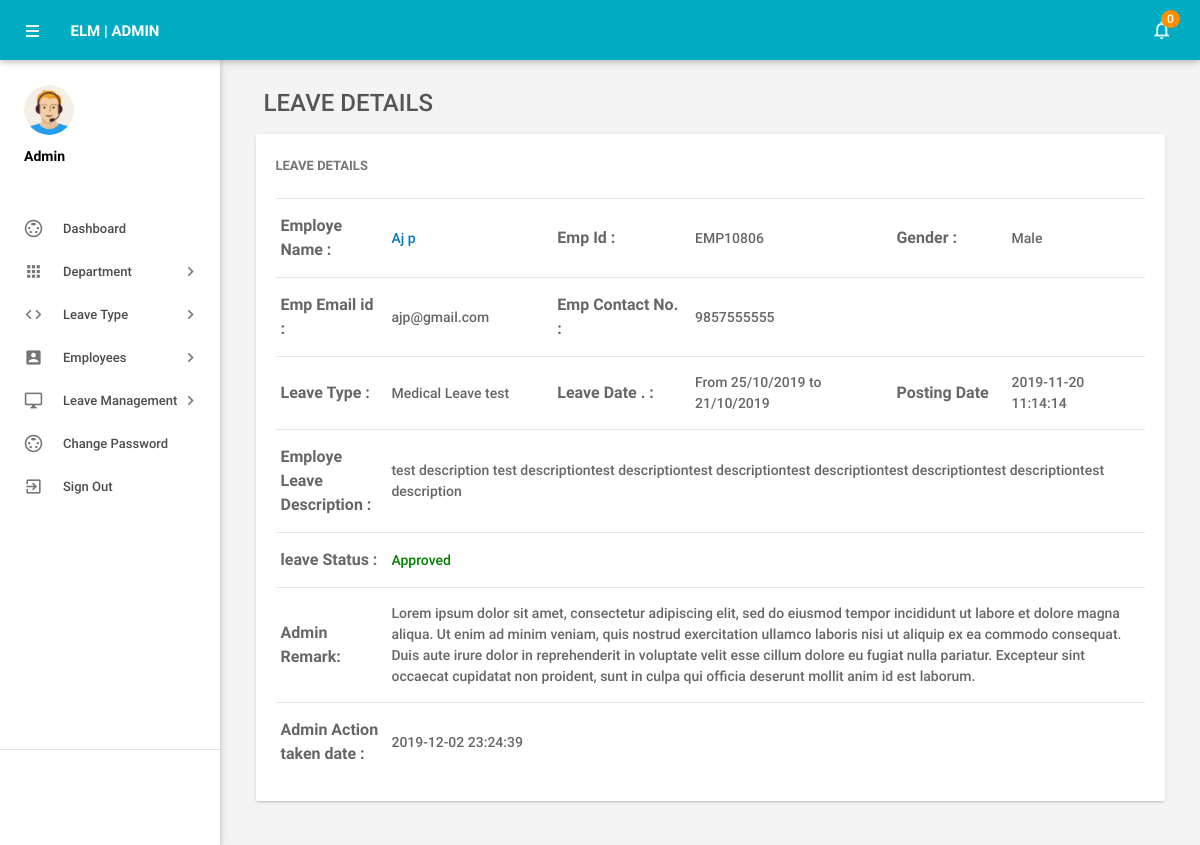
Page /admin/leave-details.php?leaveid=8 (signed in) on the committed database.
### tables this page shows
CREATE TABLE IF NOT EXISTS `tblleaves` (
  `id` int(11) NOT NULL,
  `LeaveType` varchar(110) NOT NULL,
  `ToDate` varchar(120) NOT NULL,
  `FromDate` varchar(120) NOT NULL,
  `Description` mediumtext NOT NULL,
  `PostingDate` timestamp NOT NULL DEFAULT CURRENT_TIMESTAMP,
  `AdminRemark` mediumtext,
  `AdminRemarkDate` varchar(120) DEFAULT NULL,
  `Status` int(1) NOT NULL,
  `IsRead` int(1) NOT NULL,
  `empid` int(11) DEFAULT NULL
);

CREATE TABLE IF NOT EXISTS `tblemployees` (
  `id` int(11) NOT NULL,
  `EmpId` varchar(100) NOT NULL,
  `FirstName` varchar(150) NOT NULL,
  `LastName` varchar(150) NOT NULL,
  `EmailId` varchar(200) NOT NULL,
  `Password` varchar(180) NOT NULL,
  `Gender` varchar(100) NOT NULL,
  `Dob` varchar(100) NOT NULL,
  `Department` varchar(255) NOT NULL,
  `Address` varchar(255) NOT NULL,
  `City` varchar(200) NOT NULL,
  `Country` varchar(150) NOT NULL,
  `Phonenumber` char(11) NOT NULL,
  `Status` int(1) NOT NULL,
  `RegDate` timestamp NOT NULL DEFAULT CURRENT_TIMESTAMP
);

### admin/leave-details.php (the view, shortened to what this page needs)
<?php
include('includes/config.php');
if(strlen($_SESSION['alogin'])==0)
    {
header('location:index.php');
}
else{
 ?>
<!DOCTYPE html>
<html lang="en">
    <head>
        <link type="text/css" rel="stylesheet" href="../assets/plugins/materialize/css/materialize.min.css"/>
        <link href="../assets/plugins/material-preloader/css/materialPreloader.min.css" rel="stylesheet">
        <link href="../assets/plugins/datatables/css/jquery.dataTables.min.css" rel="stylesheet">
                <link href="../assets/plugins/google-code-prettify/prettify.css" rel="stylesheet" type="text/css"/>
        <link href="../assets/css/alpha.min.css" rel="stylesheet" type="text/css"/>
        <link href="../assets/css/custom.css" rel="stylesheet" type="text/css"/>
    </head>
    <body>
       <?php include('includes/header.php');?>
       <?php include('includes/sidebar.php');?>
            <main class="mn-inner">
                <div class="row">
                    <div class="col s12">
                        <div class="page-title" style="font-size:24px;">Leave Details</div>
                    </div>
                    <div class="col s12 m12 l12">
                        <div class="card">
                            <div class="card-content">
                                <span class="card-title">Leave Details</span>
                                <table id="example" class="display responsive-table ">
                                    <tbody>
<?php
$lid=intval($_GET['leaveid']);
$sql = "SELECT tblleaves.id as lid,tblemployees.FirstName,tblemployees.LastName,tblemployees.EmpId,tblemployees.id,tblemployees.Gender,tblemployees.Phonenumber,tblemployees.EmailId,tblleaves.LeaveType,tblleaves.ToDate,tblleaves.FromDate,tblleaves.Description,tblleaves.PostingDate,tblleaves.Status,tblleaves.AdminRemark,tblleaves.AdminRemarkDate from tblleaves join tblemployees on tblleaves.empid=tblemployees.id where tblleaves.id=:lid";
$query = $dbh -> prepare($sql);
$query->bindParam(':lid',$lid,PDO::PARAM_STR);
$query->execute();
$results=$query->fetchAll(PDO::FETCH_OBJ);
$cnt=1;
if($query->rowCount() > 0)
{
foreach($results as $result)
{
      ?>
                                        <tr>
                                            <td style="font-size:16px;"> <b>Employe Name :</b></td>
                                              <td><a href="editemployee.php?empid=<?php echo htmlentities($result->id);?>" target="_blank">
                                                <?php echo htmlentities($result->FirstName." ".$result->LastName);?></a></td>
                                              <td style="font-size:16px;"><b>Emp Id :</b></td>
                                              <td><?php echo htmlentities($result->EmpId);?></td>
                                              <td style="font-size:16px;"><b>Gender :</b></td>
                                              <td><?php echo htmlentities($result->Gender);?></td>
                                          </tr>
                                          <tr>
                                             <td style="font-size:16px;"><b>Emp Email id :</b></td>
                                            <td><?php echo htmlentities($result->EmailId);?></td>
                                             <td style="font-size:16px;"><b>Emp Contact No. :</b></td>
                                            <td><?php echo htmlentities($result->Phonenumber);?></td>
                                            <td>&nbsp;</td>
                                             <td>&nbsp;</td>
                                        </tr>
  <tr>
                                             <td style="font-size:16px;"><b>Leave Type :</b></td>
                                            <td><?php echo htmlentities($result->LeaveType);?></td>
                                             <td style="font-size:16px;"><b>Leave Date . :</b></td>
                                            <td>From <?php echo htmlentities($result->FromDate);?> to <?php echo htmlentities($result->ToDate);?></td>
                                            <td style="font-size:16px;"><b>Posting Date</b></td>
                                           <td><?php echo htmlentities($result->PostingDate);?></td>
                                        </tr>
<tr>
                                             <td style="font-size:16px;"><b>Employe Leave Description : </b></td>
                                            <td colspan="5"><?php echo htmlentities($result->Description);?></td>
                                        </tr>
<tr>
<td style="font-size:16px;"><b>leave Status :</b></td>
<td colspan="5"><?php $stats=$result->Status;
if($stats==1){
?>
<span style="color: green">Approved</span>
 <?php } if($stats==2)  { ?>
<span style="color: red">Not Approved</span>
<?php } if($stats==0)  { ?>
 <span style="color: blue">waiting for approval</span>
 <?php } ?>
</td>
</tr>
<tr>
<td style="font-size:16px;"><b>Admin Remark: </b></td>
<td colspan="5"><?php
if($result->AdminRemark==""){
  echo "waiting for Approval";
}
else{
echo htmlentities($result->AdminRemark);
}
?></td>
 </tr>
 <tr>
<td style="font-size:16px;"><b>Admin Action taken date : </b></td>
<td colspan="5"><?php
if($result->AdminRemarkDate==""){
  echo "NA";
}
else{
echo htmlentities($result->AdminRemarkDate);
}
?></td>
 </tr>
                                         <?php $cnt++;} }?>
                                    </tbody>
                                </table>
                            </div>
                        </div>
                    </div>
                </div>
            </main>
        </div>
        <div class="left-sidebar-hover"></div>
    </body>
</html>
<?php } ?>

### rows in the picture
tblleaves: tblemployees.FirstName+LastName "Aj p", tblemployees.EmpId "EMP10806", tblemployees.Gender "Male", tblemployees.EmailId "ajp@gmail.com", tblemployees.Phonenumber "9857555555", LeaveType "Medical Leave test", FromDate "25/10/2019", ToDate "21/10/2019", PostingDate "2019-11-20 11:14:14", Description "test description test descriptiontest descriptiontest descriptiontest descriptiontest descriptiontest descriptiontest description", Status "Approved", AdminRemark "Lorem ipsum dolor sit amet, consectetur adipiscing elit, sed do eiusmod tempor incididunt ut labore et dolore magna aliqua. Ut enim ad minim veniam, quis nostrud exercitation ullamco laboris nisi ut aliquip ex ea commodo consequat. Duis aute irure dolor in reprehenderit in voluptate velit esse cillum dolore eu fugiat nulla pariatur. Excepteur sint occaecat cupidatat non proident, sunt in culpa qui officia deserunt mollit anim id est laborum.", AdminRemarkDate "2019-12-02 23:24:39"

### other values in the picture
$unreadcount "0"
